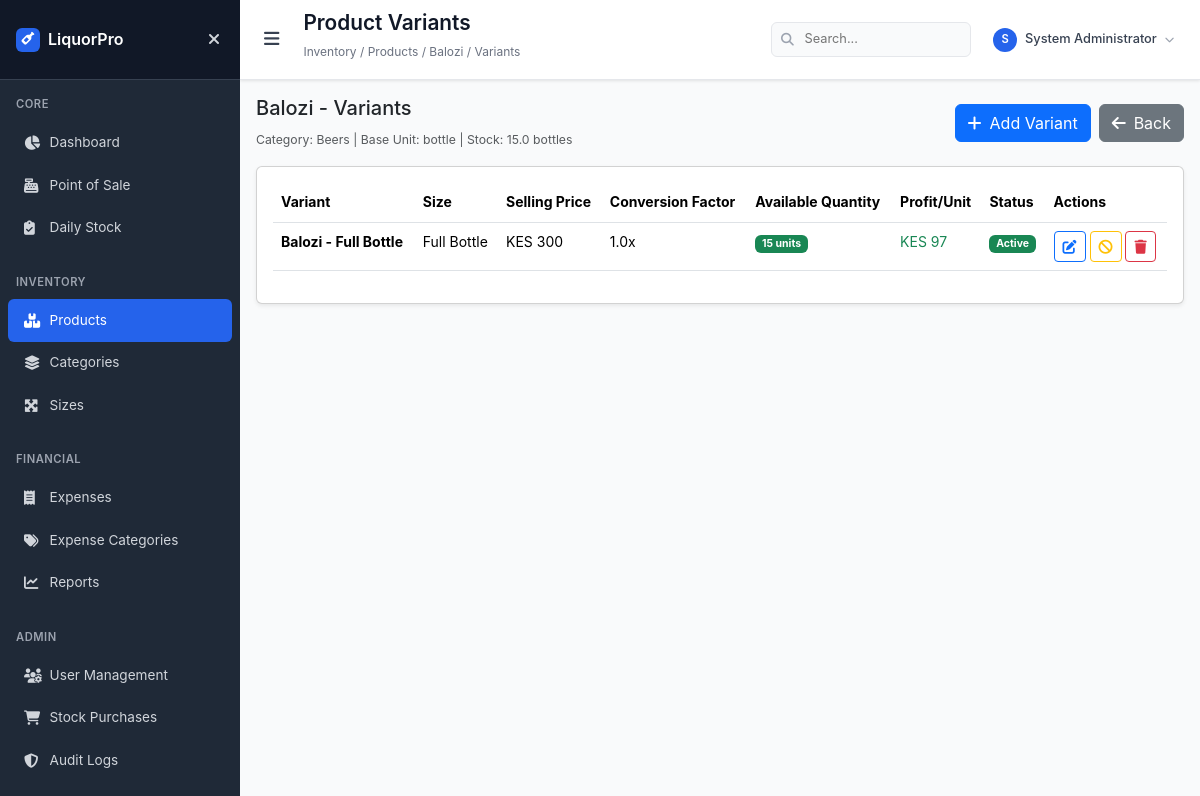
Before: /product_variants/14 (signed in) with the older database file.
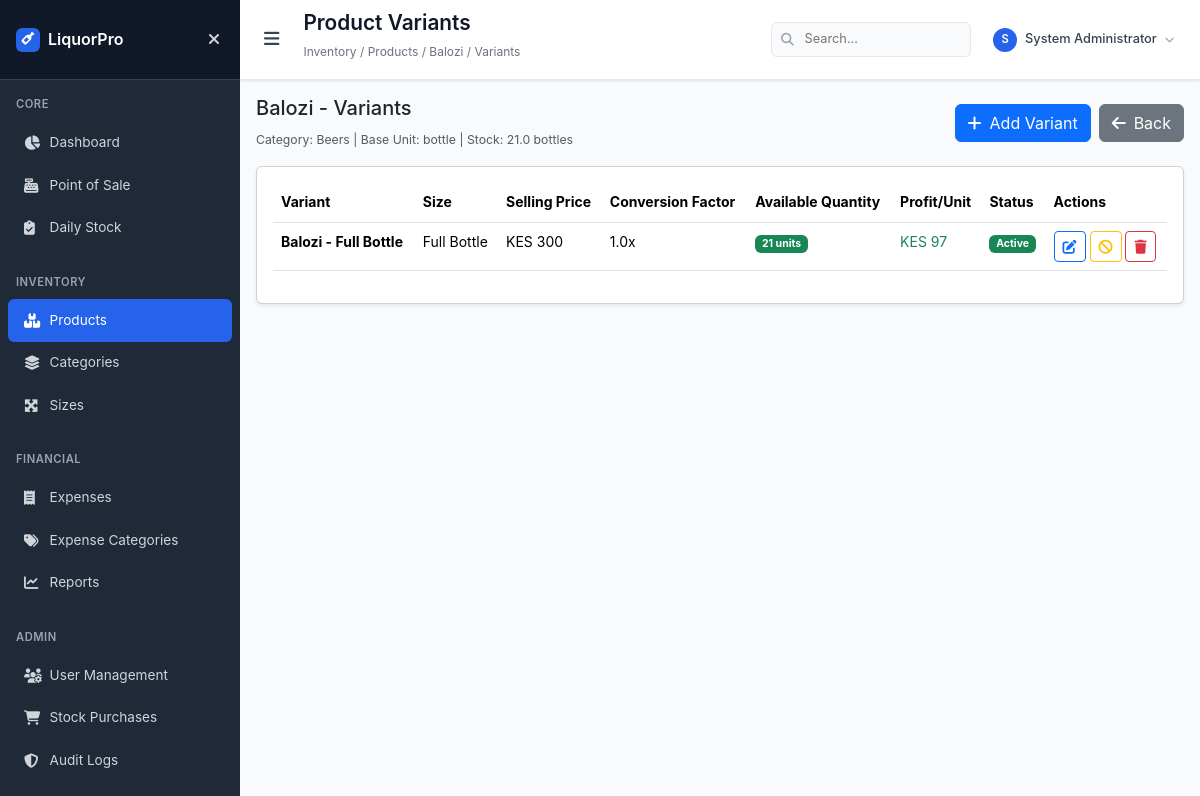
After: the same page with the newer database file.
### models.py (models this page shows, shortened)
class Product(db.Model):
    id = db.Column(db.Integer, primary_key=True)
    name = db.Column(db.String(100), nullable=False, unique=True, index=True)
    category_id = db.Column(db.Integer, db.ForeignKey('category.id'), nullable=False, index=True)
    base_unit = db.Column(db.String(20), nullable=False, default='bottle')  # What you actually stock
    base_buying_price = db.Column(db.Float, nullable=False)  # Cost per base unit
    current_stock = db.Column(db.Float, nullable=False, default=0, index=True)  # Stock in base units
    min_stock_level = db.Column(db.Float, nullable=False, default=5)  # Minimum base units
    last_stock_update = db.Column(db.DateTime, default=datetime.utcnow)
    created_at = db.Column(db.DateTime, default=datetime.utcnow)
    created_by = db.Column(db.Integer, db.ForeignKey('user.id'), nullable=True)
    category = db.relationship('Category', backref=db.backref('products', lazy=True))
    creator = db.relationship('User', backref=db.backref('created_products', lazy=True))
    def get_available_stock(self):
        return max(0, self.current_stock or 0)

class ProductVariant(db.Model):
    id = db.Column(db.Integer, primary_key=True)
    product_id = db.Column(db.Integer, db.ForeignKey('product.id'), nullable=False, index=True)
    size_id = db.Column(db.Integer, db.ForeignKey('size.id'), nullable=False, index=True)
    selling_price = db.Column(db.Float, nullable=False)  # Price for this variant
    conversion_factor = db.Column(db.Float, nullable=False, default=1.0)  # How many base units this represents
    is_active = db.Column(db.Boolean, default=True, index=True)
    created_at = db.Column(db.DateTime, default=datetime.utcnow)
    created_by = db.Column(db.Integer, db.ForeignKey('user.id'), nullable=True)
    product = db.relationship('Product', backref=db.backref('variants', lazy=True))
    size = db.relationship('Size', backref=db.backref('product_variants', lazy=True))
    creator = db.relationship('User', backref=db.backref('created_variants', lazy=True))
    __table_args__ = (
        db.UniqueConstraint('product_id', 'size_id', name='unique_product_size'),
        db.Index('idx_variant_product_size', 'product_id', 'size_id'),
    )
    def get_display_name(self):
        return f"{self.product.name} - {self.size.name}"
    def get_available_stock_in_variant_units(self):
        if self.conversion_factor <= 0:
            return 0
        return int(self.product.get_available_stock() / self.conversion_factor)
    def get_profit_per_unit(self):
        cost_per_variant = self.product.base_buying_price * self.conversion_factor
        return self.selling_price - cost_per_variant

class Size(db.Model):
    id = db.Column(db.Integer, primary_key=True)
    name = db.Column(db.String(20), unique=True, nullable=False, index=True)
    description = db.Column(db.String(100), nullable=True)
    sort_order = db.Column(db.Integer, default=0, index=True)
    is_active = db.Column(db.Boolean, default=True, index=True)
    created_at = db.Column(db.DateTime, default=datetime.utcnow)
    created_by = db.Column(db.Integer, db.ForeignKey('user.id'), nullable=True)
    creator = db.relationship('User', backref=db.backref('created_sizes', lazy=True))

### app.py (the view)
@app.route('/product_variants/<int:product_id>')
@login_required
def product_variants(product_id):
    product = db.session.get(Product, product_id)
    if not product:
        flash('Product not found!', 'error')
        return redirect(url_for('products'))
    variants = db.session.query(ProductVariant, Size).join(Size).filter(
        ProductVariant.product_id == product_id
    ).order_by(Size.sort_order).all()
    return render_template('products/product_variants.html', product=product, variants=variants)

### app.py (called while the page is built)
def get_current_user():
    if 'user_id' in session:
        return db.session.get(User, session['user_id'])
    return None

def login_required(f):
    @wraps(f)
    def decorated_function(*args, **kwargs):
        if 'user_id' not in session:
            flash('Please log in to access this page.', 'warning')
            return redirect(url_for('login'))
        return f(*args, **kwargs)
    return decorated_function

@app.template_global()
def format_currency(amount):
    if amount is None:
        return "KES 0"
    try:
        return "KES {:,.0f}".format(float(amount))
    except (ValueError, TypeError):
        return "KES 0"

@app.context_processor
def inject_user():
    return dict(current_user=get_current_user())

### templates/products/product_variants.html (shortened to what the changed rows need)
{% extends "base.html" %}
{% block page_title %}Product Variants{% endblock %}
{% block breadcrumb %}Inventory / Products / {{ product.name }} / Variants{% endblock %}
{% block content %}
<div class="row mb-3">
    <div class="col-12">
        <div class="d-flex justify-content-between align-items-center">
            <div>
                <h5>{{ product.name }} - Variants</h5>
                <small class="text-muted">
                    Category: {{ product.category.name }} |
                    Base Unit: {{ product.base_unit }} |
                    Stock: {{ product.current_stock }} {{ product.base_unit }}s
                </small>
            </div>
        </div>
    </div>
</div>
<div class="card shadow-sm">
    <div class="card-body">
        <div class="table-responsive">
            <table class="table table-hover">
                <thead>
                    <tr>
                        <th>Variant</th>
                        <th>Size</th>
                        <th>Selling Price</th>
                        <th>Conversion Factor</th>
                        <th>Available Quantity</th>
                        <th>Profit/Unit</th>
                        <th>Status</th>
                        <th>Actions</th>
                    </tr>
                </thead>
                <tbody>
                    {% for variant, size in variants %}
                    <tr>
                        <td><strong>{{ variant.get_display_name() }}</strong></td>
                        <td>{{ size.name }}</td>
                        <td>{{ format_currency(variant.selling_price) }}</td>
                        <td>{{ variant.conversion_factor }}x</td>
                        <td>
                            <span class="badge bg-{{ 'success' if variant.get_available_stock_in_variant_units() > 0 else 'danger' }}">
                                {{ variant.get_available_stock_in_variant_units() }} units
                            </span>
                        </td>
                        <td class="text-success">{{ format_currency(variant.get_profit_per_unit()) }}</td>
                        <td>
                            {% if variant.is_active %}
                            <span class="badge bg-success">Active</span>
                            {% else %}
                            <span class="badge bg-secondary">Inactive</span>
                            {% endif %}
                        </td>
                        <td>
                            {% if current_user.role in ['admin', 'manager'] %}
                            <a href="{{ url_for('edit_variant', variant_id=variant.id) }}" class="btn btn-sm btn-outline-primary" title="Edit">
                                <i class="fas fa-edit"></i>
                            </a>
                            <form method="POST" action="{{ url_for('toggle_variant_status', variant_id=variant.id) }}" style="display: inline;">
                                {% if variant.is_active %}
                                <button type="submit" class="btn btn-sm btn-outline-warning" title="Deactivate" onclick="return confirm('Deactivate this variant?')">
                                    <i class="fas fa-ban"></i>
                                </button>
                                {% else %}
                                <button type="submit" class="btn btn-sm btn-outline-success" title="Activate" onclick="return confirm('Activate this variant?')">
                                    <i class="fas fa-check"></i>
                                </button>
                                {% endif %}
                            </form>
                            <form method="POST" action="{{ url_for('delete_variant', variant_id=variant.id) }}" style="display: inline;">
                                <button type="submit" class="btn btn-sm btn-outline-danger" title="Delete" onclick="return confirm('Delete this variant? This action cannot be undone!')">
                                    <i class="fas fa-trash"></i>
                                </button>
                            </form>
                            {% endif %}
                        </td>
                    </tr>
                    {% endfor %}
                </tbody>
            </table>
        </div>
    </div>
</div>
{% endblock %}

Changed rows visible on the page:
changed Product "Balozi": current_stock "15.0" → "21.0"
changed ProductVariant "KES 300": get_available_stock_in_variant_units "15" → "21"
